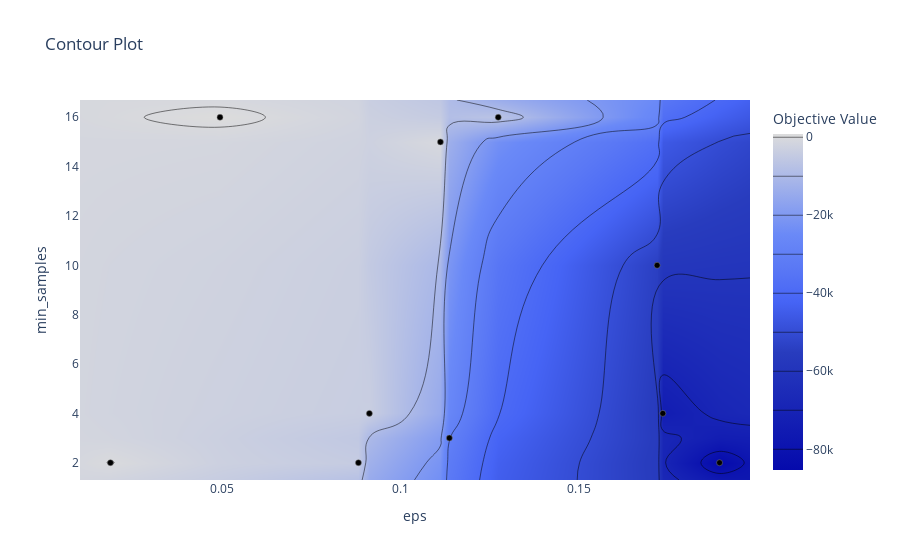

The cell this chart's notebook holds for it:
### Code cell
plt.sca(ax[0, 0])
optuna.visualization.plot_contour(study, params=["eps", "min_samples"])

### Figure 1 — Plotly figure (JSON) as saved in the notebook; plotly's stock layout.template omitted (floating-point values rounded to 4 significant figures)
{"data": [{"colorbar": {"title": {"text": "Objective Value"}}, "colorscale": [[0, "rgb(5,10,172)"], [0.35, "rgb(40,60,190)"], [0.5, "rgb(70,100,245)"], [0.6, "rgb(90,120,245)"], [0.7, "rgb(106,137,247)"], [1, "rgb(220,220,220)"]], "connectgaps": true, "contours": {"coloring": "heatmap"}, "hoverinfo": "none", "line": {"smoothing": 1.3}, "reversescale": false, "type": "contour", "x": [0.0102, 0.01874, 0.04946, 0.08828, 0.09135, 0.1113, 0.1138, 0.1275, 0.172, 0.1736, 0.1895, 0.1981], "y": [1.3, 2, 3, 4, 10, 15, 16, 16.7], "z": [[null, null, null, null, null, null, null, null, null, null, null, null], [null, 106, null, -4414, null, null, null, null, null, null, -85297, null], [null, null, null, null, null, null, -29764, null, null, null, null, null], [null, null, null, null, -3643, null, null, null, null, -74075, null, null], [null, null, null, null, null, null, null, null, -54211, null, null, null], [null, null, null, null, null, -408, null, null, null, null, null, null], [null, null, 776, null, null, null, null, -6871, null, null, null, null], [null, null, null, null, null, null, null, null, null, null, null, null]]}, {"marker": {"color": "black", "line": {"color": "Grey", "width": 0.5}}, "mode": "markers", "showlegend": false, "type": "scatter", "x": [0.1736, 0.172, 0.09135, 0.01874, 0.08828, 0.1113, 0.1138, 0.1275, 0.1895, 0.04946], "y": [4, 10, 4, 2, 2, 15, 3, 16, 2, 16]}], "layout": {"title": {"text": "Contour Plot"}, "xaxis": {"range": [0.0102, 0.1981], "title": {"text": "eps"}}, "yaxis": {"range": [1.3, 16.7], "title": {"text": "min_samples"}}}}
